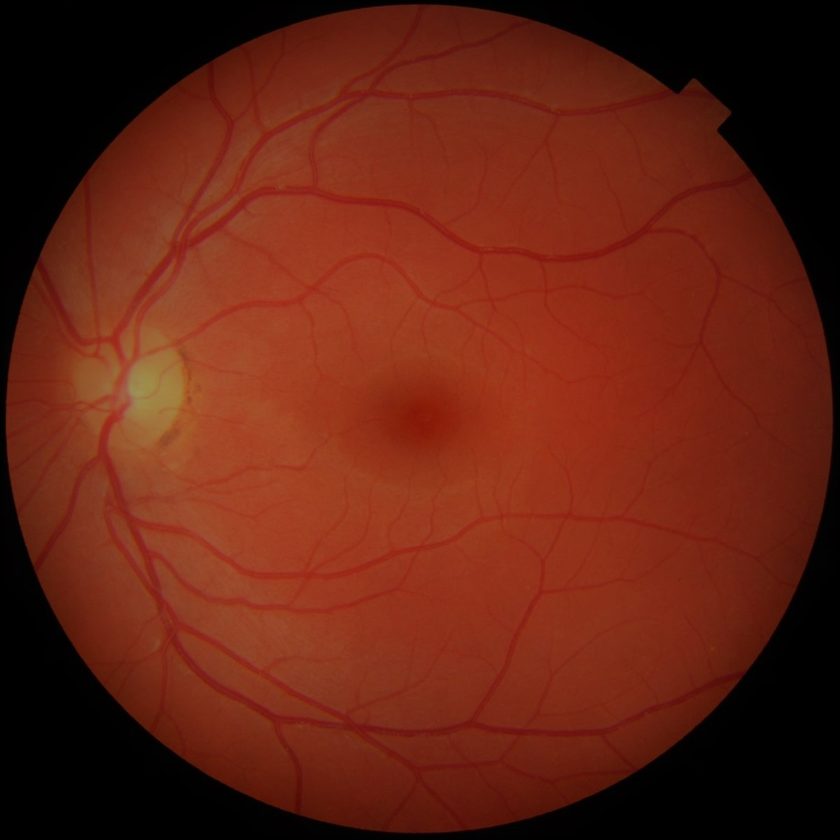
#> input picture assignment-1-transformations/2/data/retina.png, 840 x 840 px, shrunk from 1200 x 1200 before the run; the run also reads 1 picture not shown here
$ python myHM.py   (older library calls are emulated)
#> lines starting #> are read from the running program, lines starting #| are printed output that depends on the picture
import numpy as np
from matplotlib import pyplot as plt
from PIL import Image


def get_cdf(img):
    img = img.reshape(-1)
    img = img[np.where(img>=0)]
    pdf = np.histogram(img, 256, (0, 256))[0] / (len(img))
    cdf = pdf.cumsum()
    cdf = 255 * (cdf - cdf.min())/(cdf.max() - cdf.min())
    cdf = cdf.astype(np.uint8)
    return cdf


def applyHE(img, mask=False):
    cdf = get_cdf(img)
    if mask:
        img = img * (img >= 0)
    he_img = np.zeros_like(img, np.uint8)
    he_img = cdf[img]
    return he_img


def applyHM(src, ref):
    ref_cdf = get_cdf(ref)
    src_he = applyHE(src, mask=True)
    inv_cdf = np.zeros(256, np.int) - 1
    for i, p in enumerate(ref_cdf):
        if p == -1:
            inv_cdf[p] = i
    for i, p in enumerate(inv_cdf):
        if p == -1:
            min_diff = 1000
            for j, p1 in enumerate(ref_cdf):
                if abs(i - p1) < min_diff:
                    min_diff = abs(i - p1)
                    inv_cdf[i] = j
    inv_cdf = inv_cdf.astype(np.uint8)
    hm_img = np.zeros_like(src, np.uint8)
    hm_img = inv_cdf[src_he]
    return hm_img, src_he


def histogramMatch(src_path, ref_path, src_mask, ref_mask):
#> called with src_path = '../data/retina.png', ref_path = '../data/retinaRef.png', src_mask = '../data/retinaMask.png', ref_mask = '../data/retinaRefMask.png'
    src = Image.open(src_path)
#> src is the input picture: PIL image 840x840 RGB; mean R, G, B 101, 35.2, 19.1
    src = np.array(src)
    ref = Image.open(ref_path)
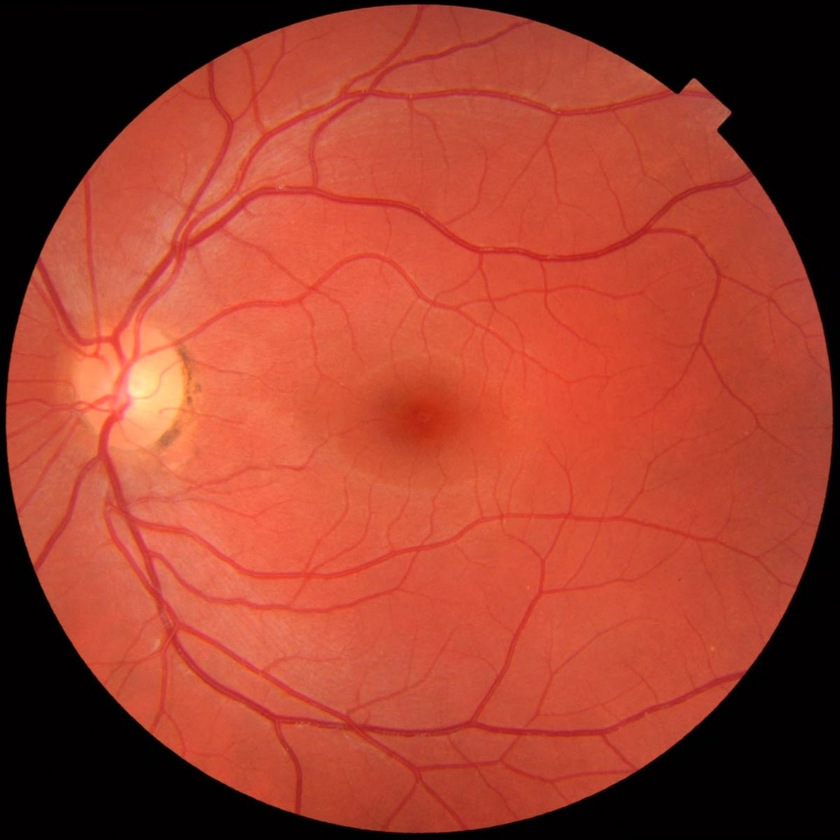
#> input picture assignment-1-transformations/2/data/retinaRef.png, 840 x 840 px, shrunk from 1200 x 1200 before the run
#> ref is the input picture: PIL image 840x840 RGB; mean R, G, B 159.5, 63.5, 46.2
    ref = np.array(ref)

    src_mask = np.array(Image.open(src_mask))
    src_mask = np.tile(src_mask, (3,1,1))
    src_mask = np.transpose(src_mask, (1,2,0))
#> src_mask: shape (840, 840, 3)

    ref_mask = np.array(Image.open(ref_mask))
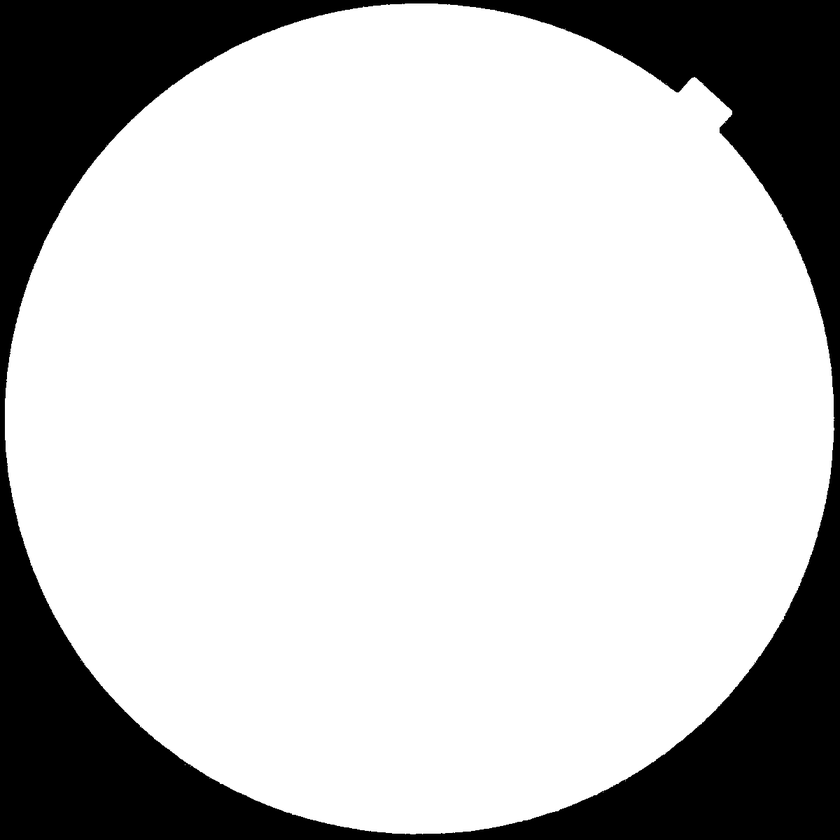
#> input picture assignment-1-transformations/2/data/retinaRefMask.png, 840 x 840 px, shrunk from 1200 x 1200 before the run
#> ref_mask is the input picture: shape (840, 840); min 0, max 255, mean 196
    ref_mask = np.tile(ref_mask, (3,1,1))
    ref_mask = np.transpose(ref_mask, (1,2,0))
#> ref_mask: shape (840, 840, 3)

    src_m = src * src_mask + (src_mask - 1)
    ref_m = ref * ref_mask + (ref_mask - 1)
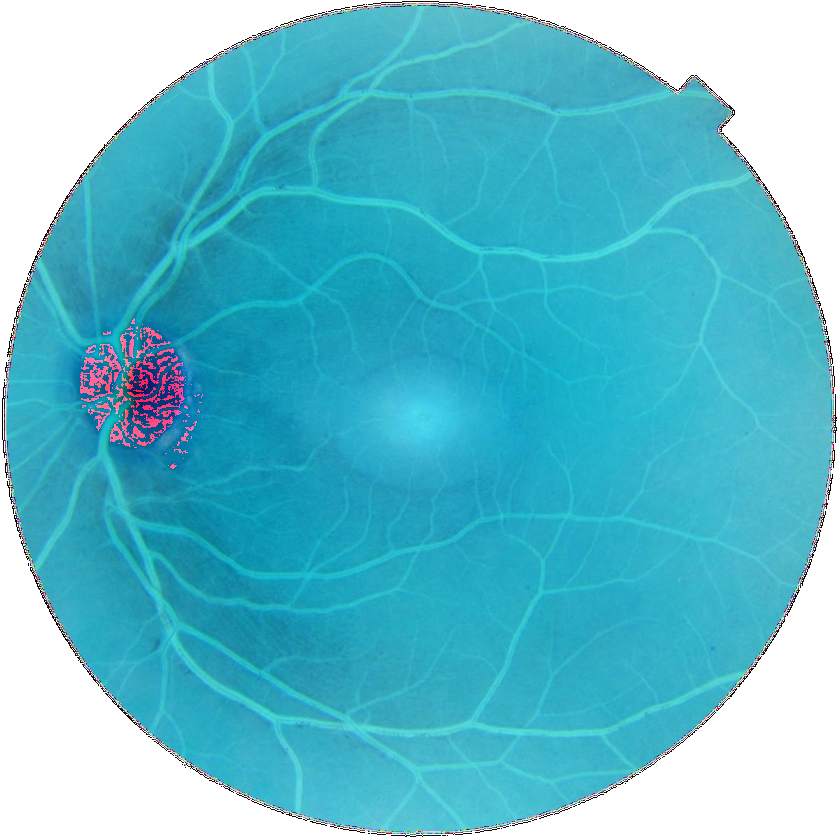
#> ref_m: shape (840, 840, 3); mean R, G, B 95.5, 188.9, 206.5

    img_slices = [applyHM(src_m[:, :, i], ref_m[:, :, i])[0] for i in range(3)]
#> in get_cdf, `pdf = np.histogram(img, 256, (0, 256))[0] / (len(img))`: pdf = 256 values, max 0.231 at index 255, min 4.25e-06 at index 240, mean 0.00391
#> in get_cdf, `cdf = pdf.cumsum()`: cdf = 256 values from 0.00311 to 1
#> in get_cdf, `cdf = 255 * (cdf - cdf.min())/(cdf.max() - cdf.min())`: cdf = 256 values from 0 to 255
#> the loop in applyHM, `for i, p in enumerate(ref_cdf):` made 256 passes
#> p on passes 1 to 3: 0, 0, 1
#> after the loop in applyHM, `for i, p in enumerate(ref_cdf):`: inv_cdf = 256 values from -1 to -1
#> after the loop in applyHM, `for i, p in enumerate(inv_cdf):`: inv_cdf = 256 values from 0 to 255
#> in applyHM, `hm_img = inv_cdf[src_he]`:
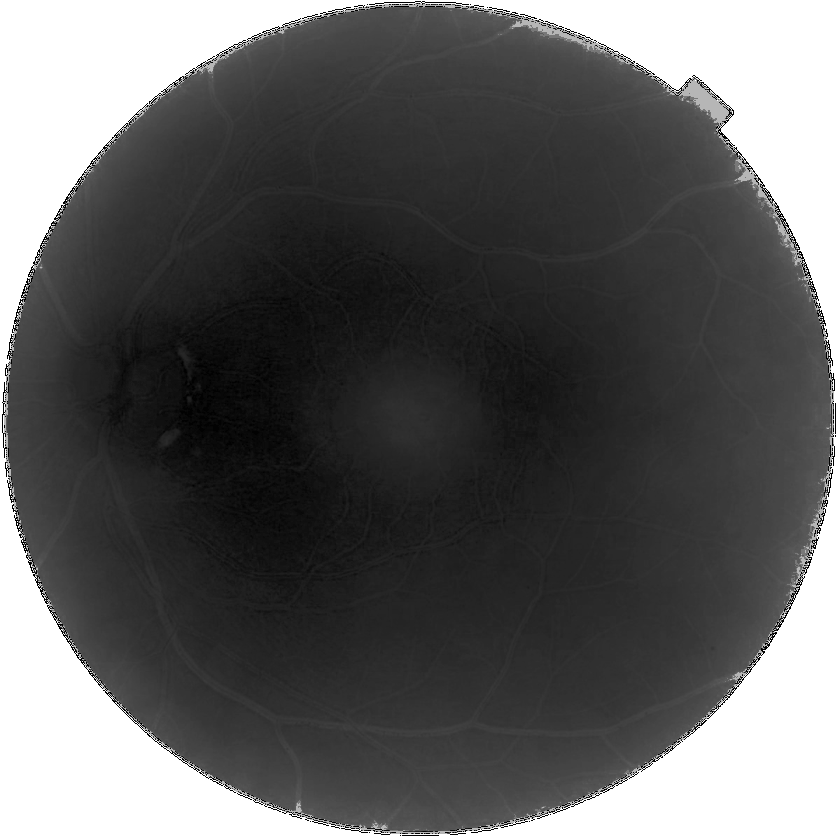
#> hm_img: shape (840, 840); min 0, max 255, mean 95.2
#> the loop in applyHM (call 2), `for i, p in enumerate(ref_cdf):` made 256 passes
#> in applyHM (call 3), `ref_cdf = get_cdf(ref)`:
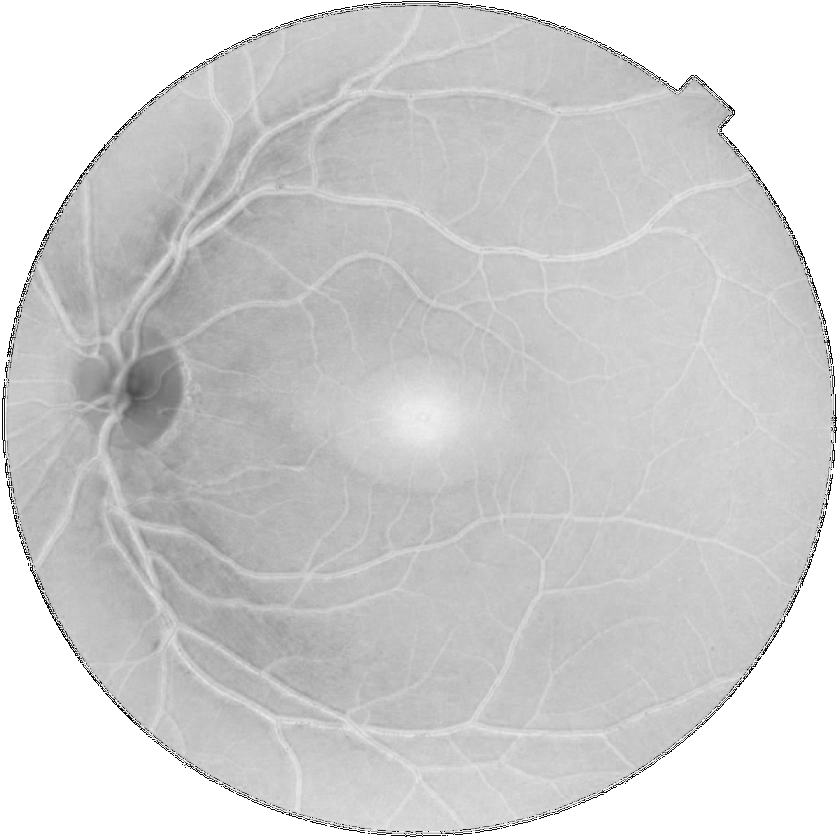
#> ref: shape (840, 840); min 0, max 255, mean 206.5
#> call 3 of applyHE, with mask = True
#> in applyHE (call 3), `he_img = cdf[img]`:
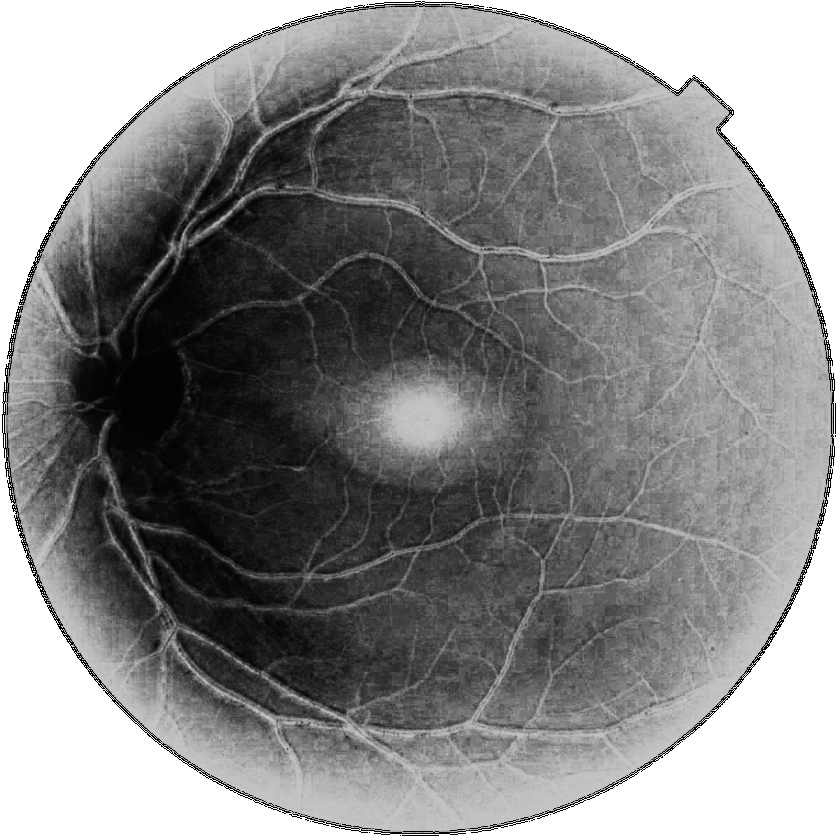
#> he_img: shape (840, 840); min 0, max 255, mean 136.2
#> the loop in applyHM (call 3), `for i, p in enumerate(ref_cdf):` made 256 passes
#> after the loop in applyHM (call 3), `for i, p in enumerate(ref_cdf):`: inv_cdf = 256 values from -1 to -1
#> after the loop in applyHM (call 3), `for i, p in enumerate(inv_cdf):`: inv_cdf = 256 values from 0 to 255
#> img_slices = 3 items
    hm_img = np.dstack(img_slices)
#> hm_img: shape (840, 840, 3)
    hm_img_m = hm_img * src_mask + (src_mask - 1)

    he_slices = [applyHM(src_m[:, :, i], ref_m[:, :, i])[1] for i in range(3)]
#> he_slices = 3 items
    he_img = np.dstack(he_slices)
#> he_img: shape (840, 840, 3)
    print(he_img.shape)
#| (840, 840, 3)
    he_img_m = he_img * src_mask + (src_mask - 1)

    plt.subplot(2, 4, 1)
    plt.imshow(src, cmap='gray')
    plt.xticks([]), plt.yticks([])
    plt.title('Source Image')

    plt.subplot(2, 4, 2)
    plt.imshow(ref, cmap='gray')
    plt.xticks([]), plt.yticks([])
    plt.title('Reference Image')

    plt.subplot(2, 4, 3)
    plt.imshow(he_img, cmap='gray')
    plt.xticks([]), plt.yticks([])
    plt.title('Histogram Equalized Image')

    plt.subplot(2, 4, 4)
    plt.imshow(hm_img, cmap='gray')
    plt.xticks([]), plt.yticks([])
    plt.title('Histogram Matched Image')

    plt.subplot(2, 4, 5)
    plt.hist(src_m.ravel(), 64, (0, 256))
    plt.yticks([])

    plt.subplot(2, 4, 6)
    plt.hist(ref_m.ravel(), 64, (0, 256))
    plt.yticks([])

    plt.subplot(2, 4, 7)
    plt.hist(he_img_m.ravel(), 64, (0, 256))
    plt.yticks([])

    plt.subplot(2, 4, 8)
    plt.hist(hm_img_m.ravel(), 64, (0, 256))
    plt.yticks([])
    plt.show()
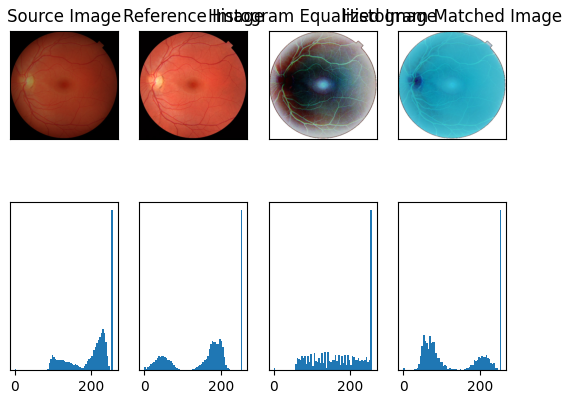
#> figure drawn by matplotlib, 8 panels


if __name__ == "__main__":
    histogramMatch('../data/retina.png', '../data/retinaRef.png',
                   '../data/retinaMask.png', '../data/retinaRefMask.png')
